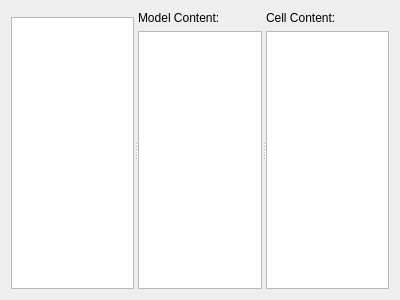
<?xml version="1.0" encoding="UTF-8"?>
<ui version="4.0">
 <class>Endoscope::ModelInspector</class>
 <widget class="QWidget" name="Endoscope::ModelInspector">
  <property name="geometry">
   <rect>
    <x>0</x>
    <y>0</y>
    <width>400</width>
    <height>300</height>
   </rect>
  </property>
  <property name="windowTitle">
   <string>Form</string>
  </property>
       <layout class="QVBoxLayout" name="verticalLayout_14">
        <item>
         <widget class="QSplitter" name="splitter_5">
          <property name="orientation">
           <enum>Qt::Horizontal</enum>
          </property>
          <widget class="QWidget" name="layoutWidget_3">
           <layout class="QVBoxLayout" name="verticalLayout_3">
            <item>
             <widget class="KFilterProxySearchLine" name="modelSearchLine"/>
            </item>
            <item>
             <widget class="QTreeView" name="modelView">
              <property name="uniformRowHeights">
               <bool>true</bool>
              </property>
              <property name="allColumnsShowFocus">
               <bool>true</bool>
              </property>
             </widget>
            </item>
           </layout>
          </widget>
          <widget class="QWidget" name="layoutWidget_4">
           <layout class="QVBoxLayout" name="verticalLayout_12">
            <item>
             <widget class="QLabel" name="label">
              <property name="text">
               <string>Model Content:</string>
              </property>
             </widget>
            </item>
            <item>
             <widget class="QTreeView" name="modelContentView"/>
            </item>
           </layout>
          </widget>
          <widget class="QWidget" name="layoutWidget_5">
           <layout class="QVBoxLayout" name="verticalLayout_13">
            <item>
             <widget class="QLabel" name="label_2">
              <property name="text">
               <string>Cell Content:</string>
              </property>
             </widget>
            </item>
            <item>
             <widget class="QTreeView" name="modelCellView">
              <property name="rootIsDecorated">
               <bool>false</bool>
              </property>
              <property name="uniformRowHeights">
               <bool>true</bool>
              </property>
              <property name="allColumnsShowFocus">
               <bool>true</bool>
              </property>
             </widget>
            </item>
           </layout>
          </widget>
         </widget>
        </item>
       </layout>
 </widget>
 <resources/>
 <connections/>
 <customwidgets>
  <customwidget>
   <class>KFilterProxySearchLine</class>
   <extends>QWidget</extends>
   <header>kde/kfilterproxysearchline.h</header>
  </customwidget>
 </customwidgets>
</ui>
